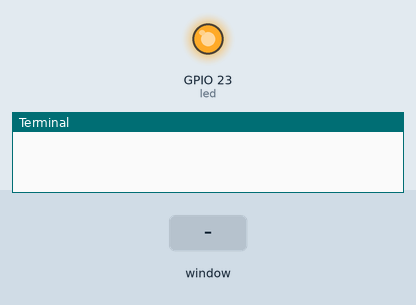
This program was run on a simulated Raspberry Pi (BCM pin numbers). On the bench: output pins drawn as LEDs (lit = HIGH), the last lines printed to the terminal. The test bench sets the inputs (shaded band). The desktop window is not drawn, its controls go by their first labels and the mouse button is held 0.15 s.

Above: at 1.2 s.
1.3 s: slider 1 in the window set to 50
At 2.2 s:
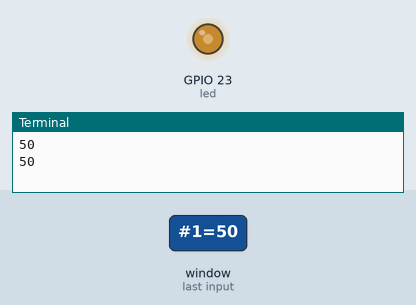
2.8 s: slider 1 in the window set to 100
At 3.3 s:
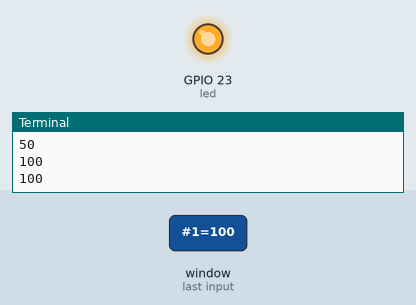
4.3 s: slider 1 in the window set to 0
At 5.7 s:
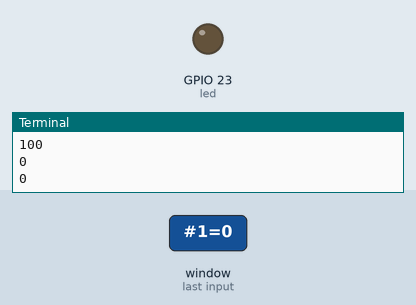
Timing chart, 0 to 7.3 s (numbered marks = the images above; inputs shaded):
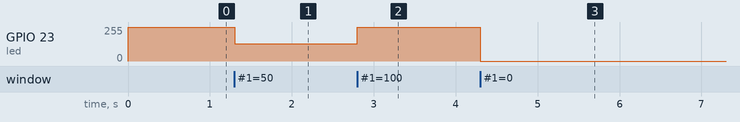

Measured:
- after the input at 1.3 s, GPIO 23 (led): 255/255 → 128/255 at once
- after the input at 2.8 s, GPIO 23 (led): 128/255 → 255/255 at once
- after the input at 4.3 s, GPIO 23 (led): 255/255 → 0/255 at once

The program:

toggle.py
```python
from PyQt5 import QtCore, QtGui, QtWidgets
## Our Code
from PyQt5.QtWidgets import QMessageBox


import RPi.GPIO as GPIO
from gpiozero import LED

## Toggle Stuff

GPIO.setmode(GPIO.BCM)
led = LED(23)

def ledToggle():
    if led.is_lit:
        led.off()

    else:
        led.on()

##

## Slider Stuff
led_pin=23
GPIO.setup(led_pin, GPIO.OUT)
pwm=GPIO.PWM(led_pin,100)
pwm.start(100)

class Ui_MainWindow(object):
    def setupUi(self, MainWindow):
        MainWindow.setObjectName("MainWindow")
        MainWindow.resize(500, 250)
        self.centralwidget = QtWidgets.QWidget(MainWindow)
        self.centralwidget.setObjectName("centralwidget")
        self.pushButton = QtWidgets.QPushButton(self.centralwidget)
        self.pushButton.setGeometry(QtCore.QRect(75, 75, 100, 100))
        font = QtGui.QFont()
        font.setPointSize(14)
        self.pushButton.setFont(font)
        self.pushButton.setObjectName("pushButton")
        MainWindow.setCentralWidget(self.centralwidget)
        self.statusbar = QtWidgets.QStatusBar(MainWindow)
        self.statusbar.setObjectName("statusbar")
        MainWindow.setStatusBar(self.statusbar)

        self.verticalSlider = QtWidgets.QSlider(self.centralwidget)
        self.verticalSlider.setMinimum(0)
        self.verticalSlider.setMaximum(100)
        self.verticalSlider.setValue(0)
        self.verticalSlider.setGeometry(QtCore.QRect(400,25,25,200))
        self.verticalSlider.setOrientation(QtCore.Qt.Vertical)
        self.verticalSlider.setObjectName("verticalSlider")
        #self.lineEdit = QtWidgets.QLineEdit(self.centralwidget)
        #self.lineEdit.setGeometry(QtCore.QRect(380,220,101,22)
        #font=QtGui.QFont()
        #font.setPointSize(10)
        #self.lineEdit.setFont(font)
        #self.lineEdit.setObject("lineEdit")
        #MainWindow.setCentralWidget(self.centralwidget)
        #self.statusbar= QtWidgets.QStatusBar(MainWindow)
        #self.statusbar.setObjectName("statusbar")
        #MainWindow.setStatusBar(self.statusbar)

        self.retranslateUi(MainWindow)
        QtCore.QMetaObject.connectSlotsByName(MainWindow)


        self.retranslateUi(MainWindow)
        QtCore.QMetaObject.connectSlotsByName(MainWindow)

    def retranslateUi(self, MainWindow):
        _translate = QtCore.QCoreApplication.translate
        MainWindow.setWindowTitle(_translate("MainWindow", "MainWindow"))
        self.pushButton.setText(_translate("MainWindow", "Toggle LED"))
        self.pushButton.clicked.connect(ledToggle)
        self.verticalSlider.valueChanged.connect(self.sliderMov)

    def sliderMov(self):
        value = self.verticalSlider.value()
        print(value)
        pwm.ChangeDutyCycle(value)


import sys
app=QtWidgets.QApplication(sys.argv)
MainWindow=QtWidgets.QMainWindow()
ui=Ui_MainWindow()
ui.setupUi(MainWindow)
MainWindow.show()
sys.exit(app.exec_())
```
